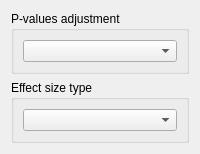
<?xml version="1.0" encoding="UTF-8"?>
<ui version="4.0">
 <author>Anton Rau</author>
 <class>AncovaSettingsWidget</class>
 <widget class="QWidget" name="AncovaSettingsWidget">
  <layout class="QVBoxLayout" name="verticalLayout">
   <item>
    <widget class="QGroupBox" name="groupBoxPAdjustment">
     <property name="title">
      <string>P-values adjustment</string>
     </property>
     <layout class="QVBoxLayout" name="verticalLayout_7">
      <item>
       <widget class="QComboBox" name="comboBoxPAdjustment"/>
      </item>
     </layout>
    </widget>
   </item>
   <item>
    <widget class="QGroupBox" name="groupBoxEffectSizeType">
     <property name="title">
      <string>Effect size type</string>
     </property>
     <layout class="QVBoxLayout" name="verticalLayout_6">
      <item>
       <widget class="QComboBox" name="comboBoxEffectSizeType"/>
      </item>
     </layout>
    </widget>
   </item>
  </layout>
 </widget>
 <resources>
  <include location="../../../../resources/resources.qrc"/>
 </resources>
 <connections/>
</ui>
